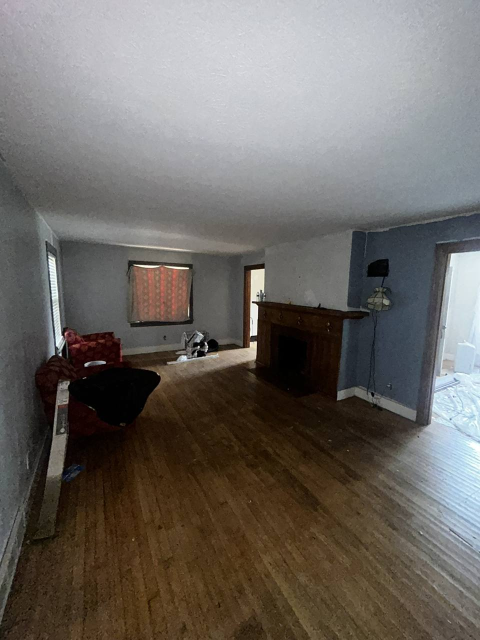
#> input picture images/alton-il-2420-alby-10.jpg, 960 x 1280 px (shown at 1/2 size)
$ python -i sold_policy.py   (imports and definitions only)
#> lines starting #> are read from the running program, lines starting #| are printed output that depends on the picture
"""Public sold-home policy for getownerfinancedhomes.com.

``scripts/refresh_listings.py`` and ``featured.py`` live on the owner's Mac
and are not in this repo. They own ``homes.js``, the per-home HTML files, and
``sitemap.xml``. This module is the policy they should call. ``--apply``
updates a checkout the same way, and is what the tests run against a
synthetic site.

Override file ``data/sold-overrides.json`` (Mac, not in this repo). Either a
dict keyed by home id or a list of records::

    { "decatur-il-1755-monroe": { "state": "pending", "sold_on": "2026-10-17" } }
    { "decatur-il-1755-monroe": "sold" }
    [ { "id": "decatur-il-1755-monroe", "state": "hold" } ]

States:

* ``sold`` is publicly sold. The home leaves ``HOMES``, search, and the map.
* ``pending`` stays on the site. A deposit is not a sale. ``--apply`` does not
  remove the home, write a sold card, or replace its page. The listing shows a
  Pending badge and does not offer a new tour.
* ``hold`` is not a sale. ``--apply`` leaves hold homes untouched so the Mac
  script can keep whatever it already does with hold.
* Removing a sold override relists the home, as long as the sheet row itself
  is not still marked sold.

An old status of ``sold`` with no override is still publicly sold. A status of
``pending`` / ``Pending`` stays listed.

Sold cards (``SOLD_CARDS`` in homes.js) carry the street name and city only.
The photo is a copy under ``images/sold/<letters>.jpg``. The filename alphabet
has no digits, so a house number cannot appear in it. Cards do not link to
the old listing page.

Listing URLs that already exist are replaced with a noindex redirect to ``/``.
GitHub Pages cannot rewrite a URL without a file at that path, so the old
slug stays in the address bar for one hop and then leaves. The file body has
no address. New sales that never had a page do not get a new address URL.
"""

from __future__ import annotations

import argparse
import hashlib
import json
import re
import subprocess
from pathlib import Path

BLUR_RADIUS = 14      # strong enough that a house number or plate is unreadable
MAX_SIDE = 900        # sold cards are small; also shrinks the file


def write_blurred_copy(source: Path, dest: Path) -> bool:
    """Save a blurred, downscaled JPEG. The sharp photo never reaches images/sold/.
    Returns False (publish no photo) if Pillow is missing or the image can't be read."""
#> called with source = '../images/alton-il-2420-alby-10.jpg', dest = 'out.png'
    try:
        from PIL import Image, ImageFilter
        with Image.open(source) as im:
#> im is the input picture: PIL image 960x1280 RGB; mean R, G, B 109.5, 104.7, 99.8
            im = im.convert("RGB")
            im.thumbnail((MAX_SIDE, MAX_SIDE))
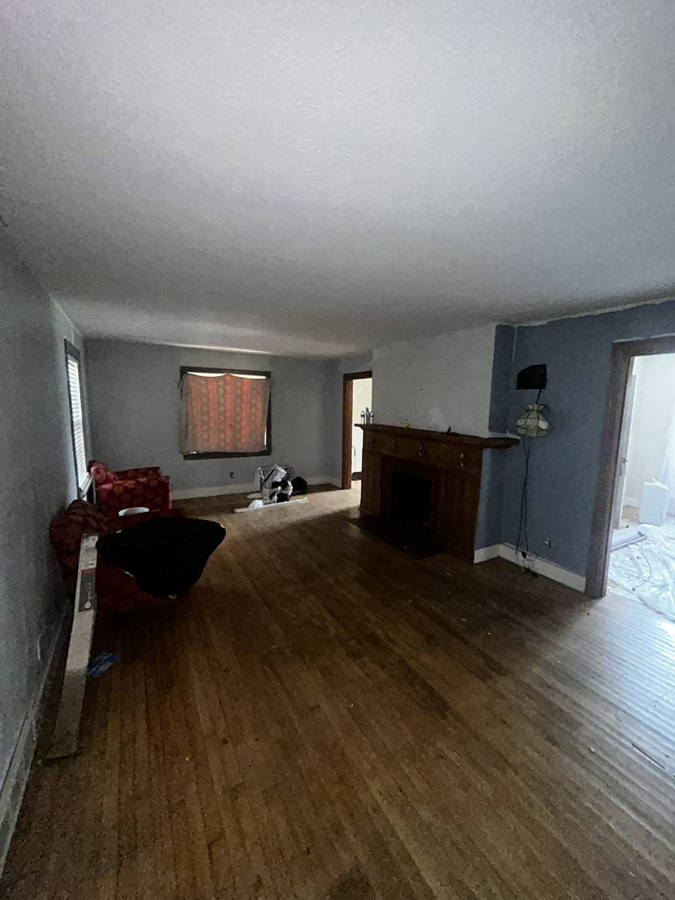
#> im: PIL image 675x900 RGB; mean R, G, B 109.5, 104.7, 99.8
            im.filter(ImageFilter.GaussianBlur(BLUR_RADIUS)).save(dest, "JPEG", quality=70)
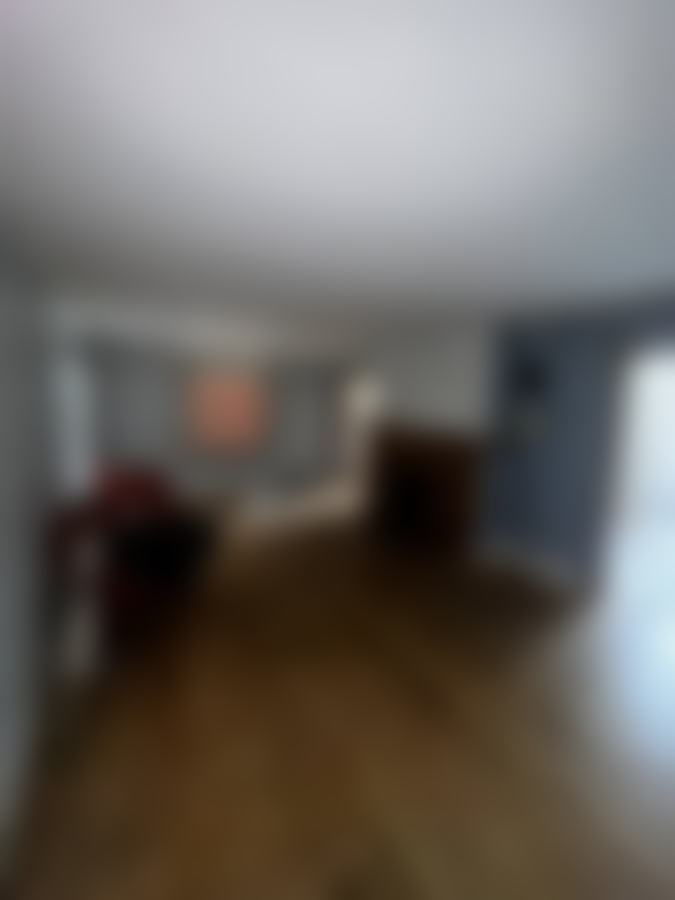
#> saved as out.png: PIL image 675x900 RGB; mean R, G, B 109.6, 104.7, 99.9
        return True
    except Exception:
        dest.unlink(missing_ok=True)
        return False

_DIR = re.compile(
    r"^(?:N|S|E|W|NE|NW|SE|SW|North|South|East|West)\.?\s+(.+)$",
    re.IGNORECASE,
)
_HOUSE = re.compile(r"^#?\d+[A-Za-z]?(?:\s*-\s*\d+[A-Za-z]?)?\s+")
_HOUSE_TOKEN = re.compile(r"^(#?\d+[A-Za-z]?(?:\s*-\s*\d+[A-Za-z]?)?)")
_DATE = re.compile(r"^\d{4}-\d{2}-\d{2}$")
_PHOTO_ALPHABET = "abcdefghjkmnpqrstuvwxyz"


# [36 lines left out: functions street_name, house_number, override_state, not called in this run]


def is_legacy_sold_status(status) -> bool:
    return str(status or "").strip().lower() == "sold"


# [223 lines left out: functions public_bucket, sold_on_of, load_overrides, public_photo_filename, first_photo_path, build_sold_card and 6 more, not called in this run]


def card_text(card: dict) -> str:
    return json.dumps(card, ensure_ascii=False)


# [107 lines left out: functions card_leaks, _merge_cards, apply_site, main, not called in this run]


# [2 lines not run here, left out]

>>> result = write_blurred_copy('../images/alton-il-2420-alby-10.jpg', 'out.png')

$ run again, on images/alton-il-2420-alby-3.jpg
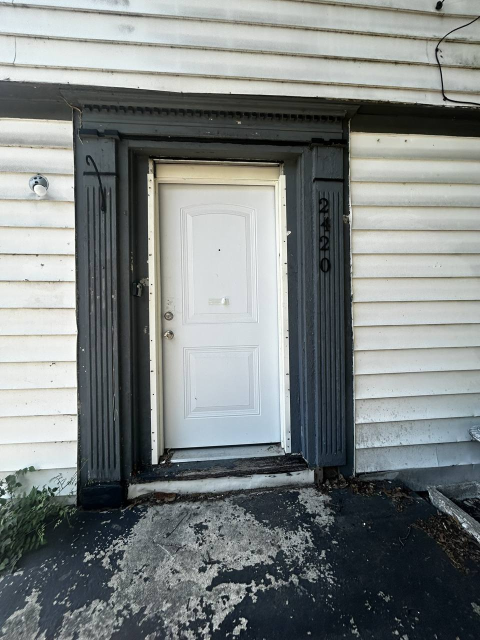
#> input picture images/alton-il-2420-alby-3.jpg, 960 x 1280 px (shown at 1/2 size)
#> in write_blurred_copy, im is the input picture: PIL image 960x1280 RGB; mean R, G, B 125.3, 130.8, 130.1
#> in write_blurred_copy, `im.thumbnail((MAX_SIDE, MAX_SIDE))`:
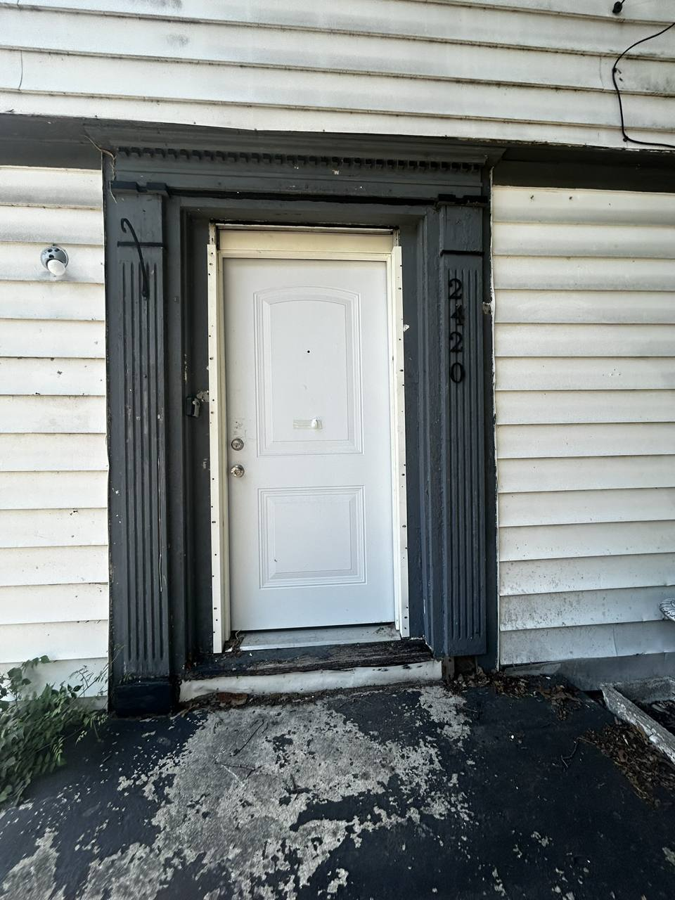
#> im: PIL image 675x900 RGB; mean R, G, B 125.3, 130.8, 130.1
#> in write_blurred_copy, `im.filter(ImageFilter.GaussianBlur(BLUR_RADIUS)).save(dest, "JPEG", qu..`:
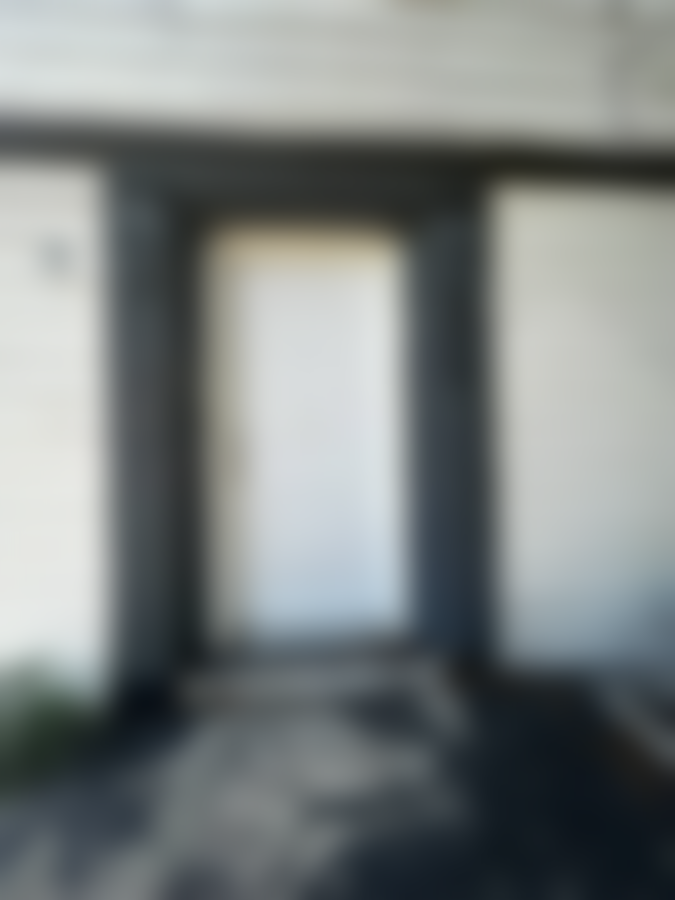
#> saved as out.png: PIL image 675x900 RGB; mean R, G, B 125.4, 130.8, 130.2

$ run again, on images/alton-il-2420-alby-4.jpg
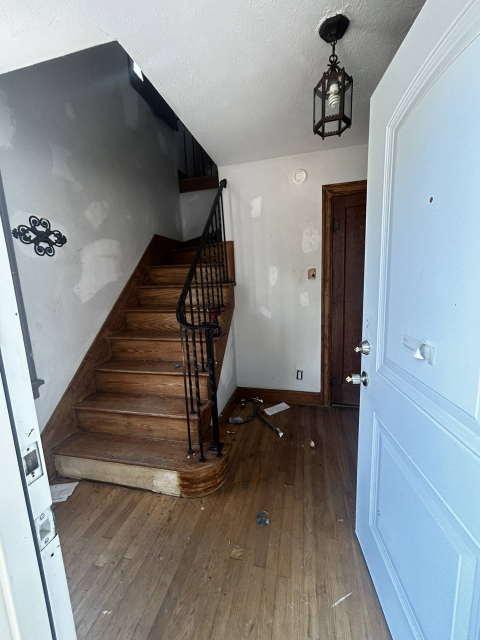
#> input picture images/alton-il-2420-alby-4.jpg, 960 x 1280 px (shown at 1/2 size)
#> in write_blurred_copy, im is the input picture: PIL image 960x1280 RGB; mean R, G, B 135.5, 139, 140.1
#> in write_blurred_copy, `im.thumbnail((MAX_SIDE, MAX_SIDE))`:
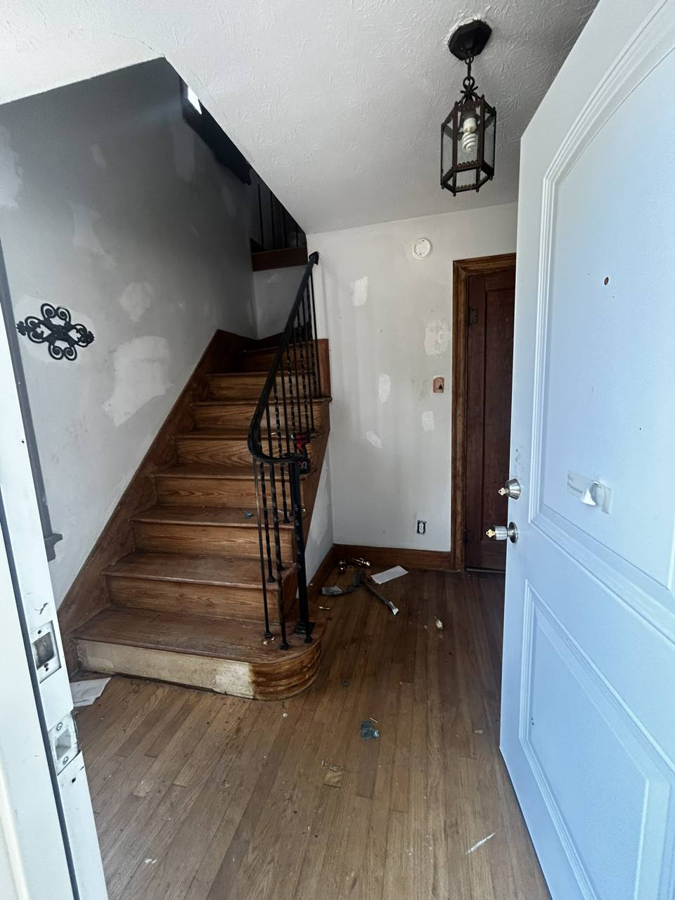
#> im: PIL image 675x900 RGB; mean R, G, B 135.5, 139, 140.1
#> in write_blurred_copy, `im.filter(ImageFilter.GaussianBlur(BLUR_RADIUS)).save(dest, "JPEG", qu..`:
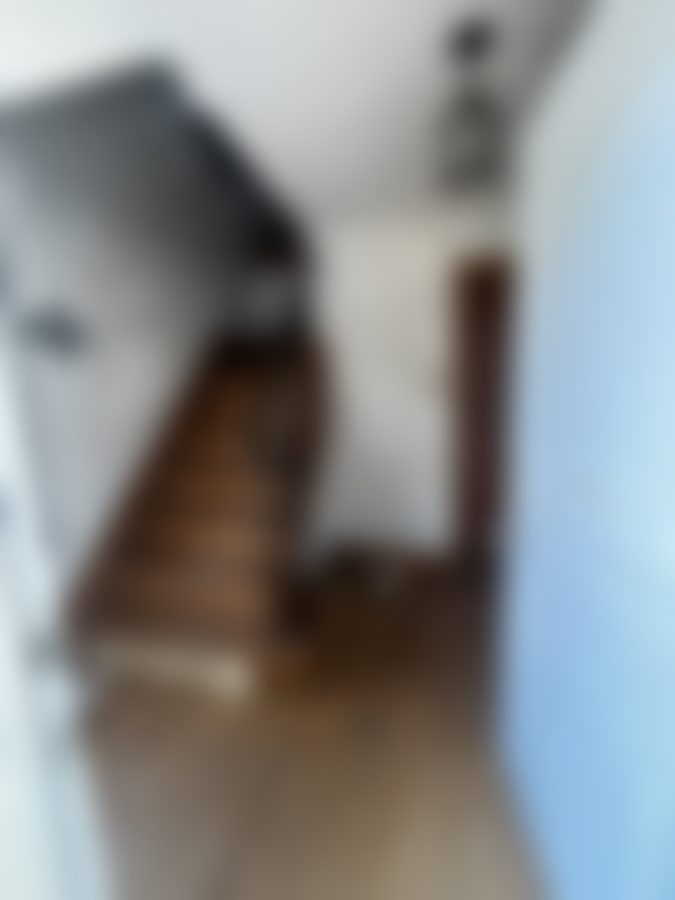
#> saved as out.png: PIL image 675x900 RGB; mean R, G, B 135.6, 139, 140.2

$ run again, on images/alton-il-2420-alby-8.jpg
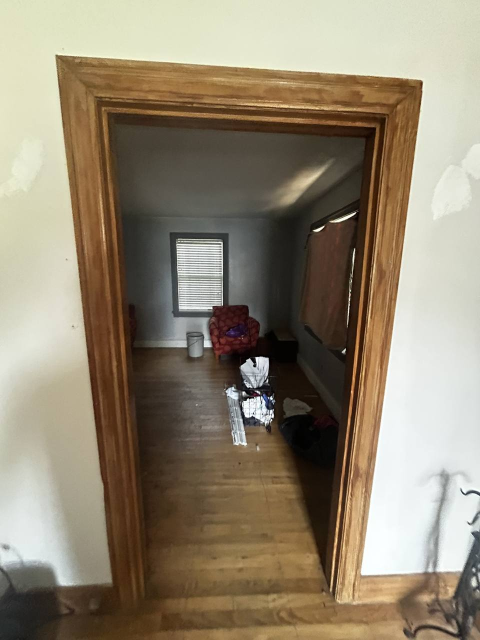
#> input picture images/alton-il-2420-alby-8.jpg, 960 x 1280 px (shown at 1/2 size)
#> in write_blurred_copy, im is the input picture: PIL image 960x1280 RGB; mean R, G, B 145.9, 133.9, 113.6
#> in write_blurred_copy, `im.thumbnail((MAX_SIDE, MAX_SIDE))`:
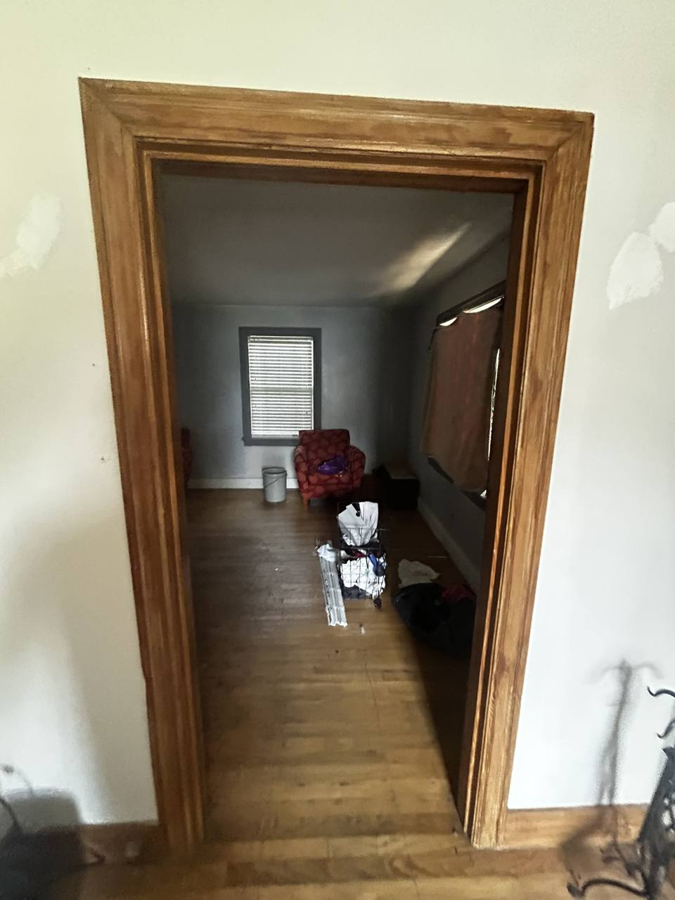
#> im: PIL image 675x900 RGB; mean R, G, B 145.9, 133.9, 113.6
#> in write_blurred_copy, `im.filter(ImageFilter.GaussianBlur(BLUR_RADIUS)).save(dest, "JPEG", qu..`:
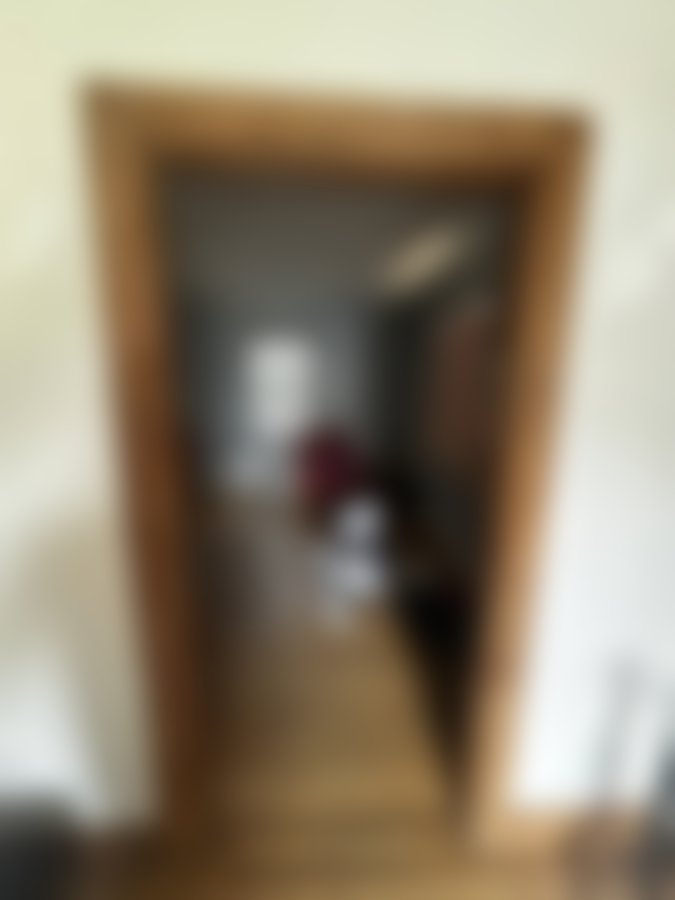
#> saved as out.png: PIL image 675x900 RGB; mean R, G, B 145.9, 133.9, 113.6
